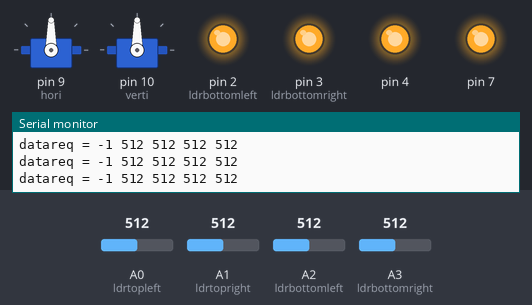
Recording of a sketch running on a simulated Arduino Uno, built with avr-gcc and run on an emulated ATmega328P. Shown: 2 × servo, output pins drawn as LEDs (lit = HIGH), the last lines printed to the serial monitor. The inputs (shaded band) are chosen by the test bench; at power-on: A0 (ldrtopleft) = 512, A1 (ldrtopright) = 512, A3 (ldrbottomright) = 512, A2 (ldrbottomleft) = 512.

Above: at 2.2 s.
2.3 s: A0 (ldrtopleft) set to 108
At 2.5 s:
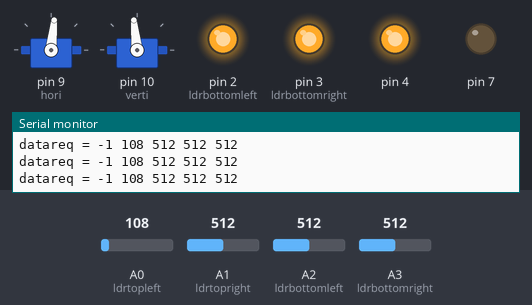
At 4.9 s:
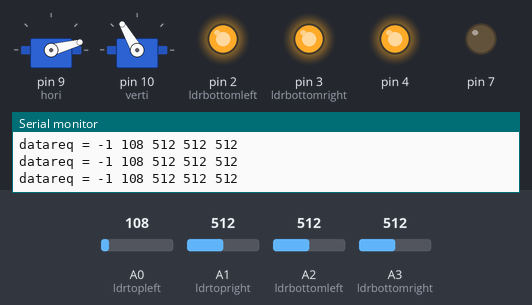
5.3 s: A0 (ldrtopleft) set to 94
6.8 s: A1 (ldrtopright) set to 315
9.8 s: A1 (ldrtopright) set to 287
At 11.0 s:
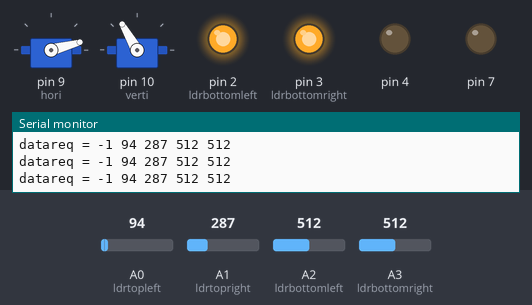
11.3 s: A3 (ldrbottomright) set to 310
12.8 s: A3 (ldrbottomright) set to 290
At 13.5 s:
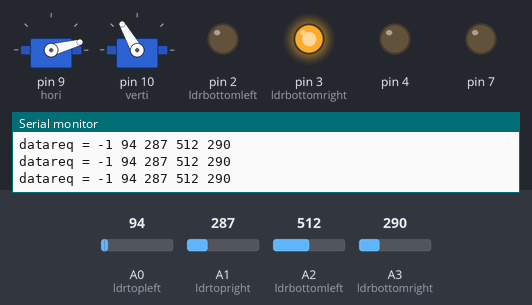
Timing chart, 0 to 15.3 s (numbered marks = the images above; inputs shaded):
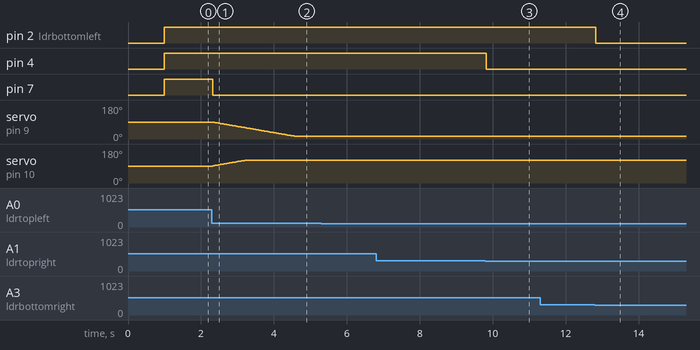

Measured:
- the behaviour switches between 300 and 299 on A1 (ldrtopright) (found by bisection; images 2 and 3)
- the behaviour switches between 300 and 299 on A3 (ldrbottomright) (found by bisection; images 3 and 4)
- after the input at 2.3 s, pin 7: HIGH → LOW at once; servo on pin 9 (hori): moves from 90° to 15° over 2.2 s, starting at once; servo on pin 10 (verti): moves from 90° to 120° over 0.87 s, starting at once
- after the input at 9.8 s, pin 4: HIGH → LOW at once
- after the input at 12.8 s, pin 2 (ldrbottomleft): HIGH → LOW at once

The sketch:

main_code_major.ino
```cpp
#include <Servo.h>
#include <SoftwareSerial.h>


#define TX_PIN 6
#define RX_PIN 5

SoftwareSerial mySerial (RX_PIN, TX_PIN);

Servo hori;
Servo verti;
int servoh = 90;
int servohhigh = 165;
int servohlow = 15;

int servov = 90;
int servovhigh = 120;
int servovlow = 60;

int ldrtopleft = 0;
int ldrtopright = 1;
int ldrbottomleft = 2;
int ldrbottomright = 3;

void setup()
{
  Serial.begin(9600);
  mySerial.begin(9600);
  hori.attach(9);
  verti.attach(10);
  hori.write(servoh);
  verti.write(servov);
  delay(1000);
  pinMode(7, OUTPUT);
  digitalWrite(7, HIGH);
  pinMode(4, OUTPUT);
  digitalWrite(4, HIGH);
  pinMode(3, OUTPUT);
  digitalWrite(3, HIGH);
  pinMode(2, OUTPUT);
  digitalWrite(2, HIGH);

  pinMode(TX_PIN, OUTPUT);
  pinMode(RX_PIN, INPUT);
}

void loop()
{
  int topleft = analogRead(ldrtopleft);
  int topright = analogRead(ldrtopright);
  int bottomleft = analogRead(ldrbottomleft);
  int bottomright = analogRead(ldrbottomright);

  int averagetop = (topleft + topright)/2;
  int averagebottom = (bottomleft + bottomright)/2;
  int averageleft = (topleft + bottomleft)/2;
  int averageright = (topright + bottomright)/2;

  int tolerance = 50;
  // For top movement
  int verticaldifference = averagetop - averagebottom;

  if(verticaldifference > tolerance || verticaldifference < -1*tolerance)
  {
    if(averagetop > averagebottom)
    {
      servov = servov - 1;
      if (servov < servovlow)
      {
        servov = servovlow;
      }
    }
    else if (averagetop < averagebottom)
    {
      servov = servov + 1;
      if(servov > servovhigh)
      {
        servov = servovhigh;
      }
    }
    verti.write(servov);
  }

  int horizontaldifference = averageleft - averageright;

  if(horizontaldifference > tolerance || horizontaldifference < -1* tolerance)
  {
    if(averageleft > averageright)
    {
      servoh = servoh + 1;
      if(servoh > servohhigh)
      {
        servoh = servohhigh;
      }
    }
    else if(averageleft < averageright)
    {
      servoh = servoh - 1;
      if(servoh < servohlow)
      {
        servoh = servohlow;
      }
    }
    hori.write(servoh);
  }

  if(topleft <300)
  {
    digitalWrite(7, LOW);
  }
  else
  {
    digitalWrite(7, HIGH);
  }
  if(topright <300)
  {
    digitalWrite(4, LOW);
  }
  else
  {
    digitalWrite(4, HIGH);
  }
  if(bottomleft <300)
  {

    digitalWrite(3, LOW);
  }
  else
  {
    digitalWrite(3, HIGH);
  }
  if(bottomright < 300)
  {
    digitalWrite(2, LOW);
  }
  else
  {
    digitalWrite(2, HIGH);
  }

  Serial.print(topleft);
  Serial.print(" ");
  Serial.print(topright);
  Serial.print(" ");
  Serial.print(bottomleft);
  Serial.print(" ");
  Serial.print(bottomright);
  Serial.print('\n');


  int datareq = mySerial.read();
  Serial.print("datareq = ");
  Serial.print(datareq);
  Serial.print(" ");
  if(datareq == 1)
  {
    int x = topleft/4;
    mySerial.write(x);
    Serial.print(x);
  }
  else if (datareq == 2)
  {
    int x = topright/4;
    mySerial.write(x);
    Serial.print(x);
  }
  else if (datareq == 3)
  {
    int x = bottomleft/4;
    mySerial.write(x);
    Serial.print(x);
  }
  else if (datareq == 4)
  {
    int x = bottomright/4;
    mySerial.write(x);
    Serial.print(x);
  }
  else if (datareq == 5)
  {
    mySerial.write(servov);
    Serial.print(servov);
  }
  else if (datareq == 6)
  {
    mySerial.write(servoh);
    Serial.print(servoh);
  }


}
```
